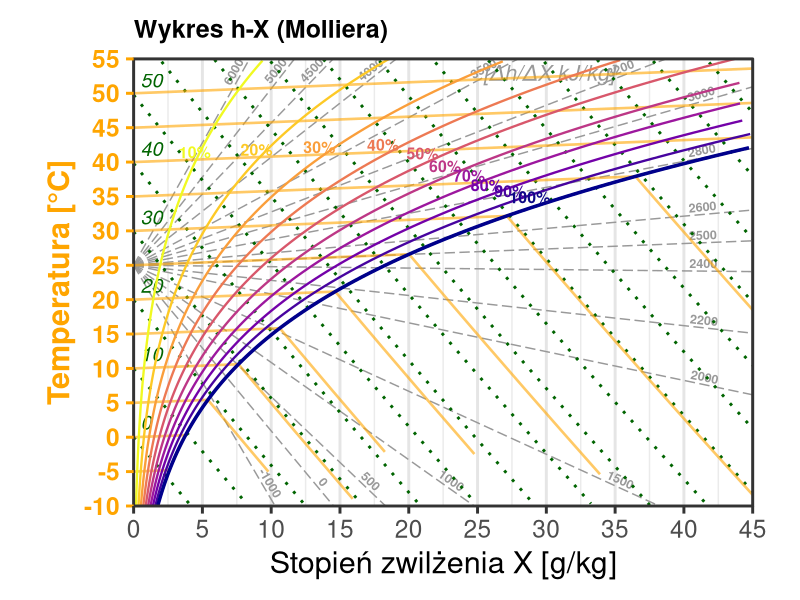
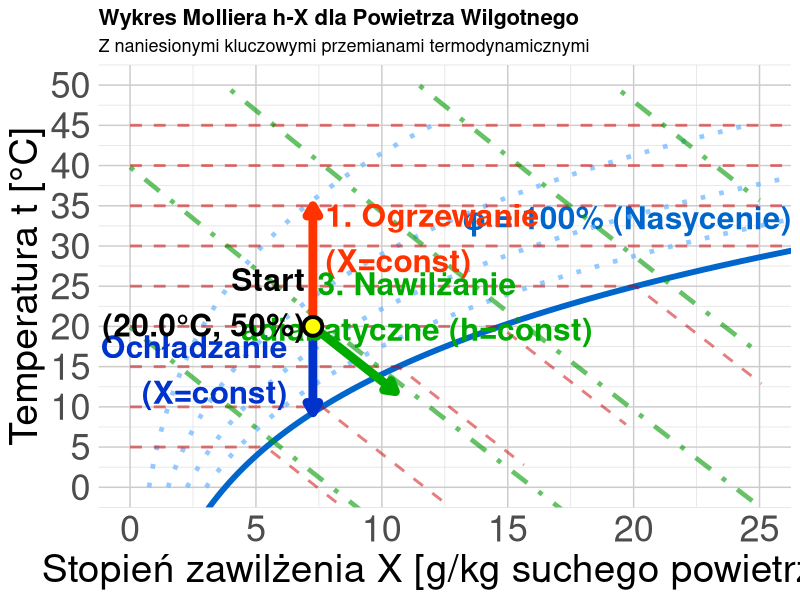
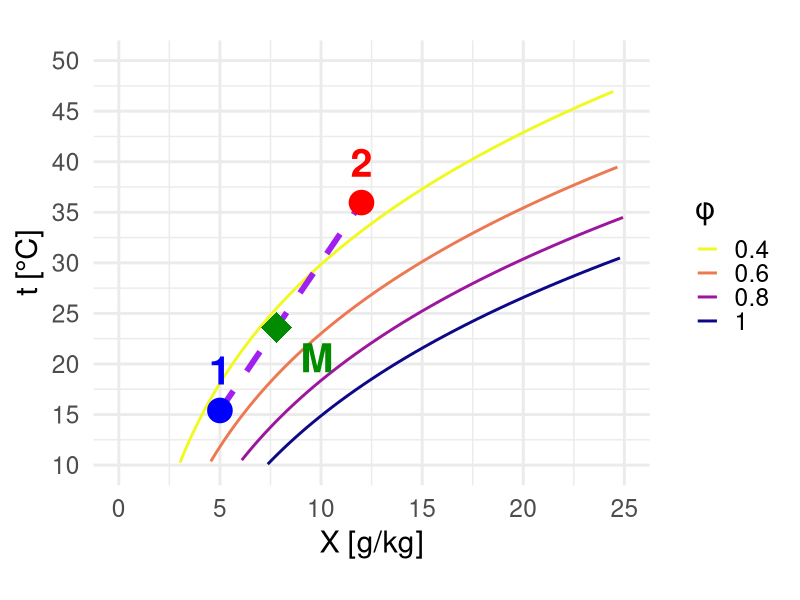
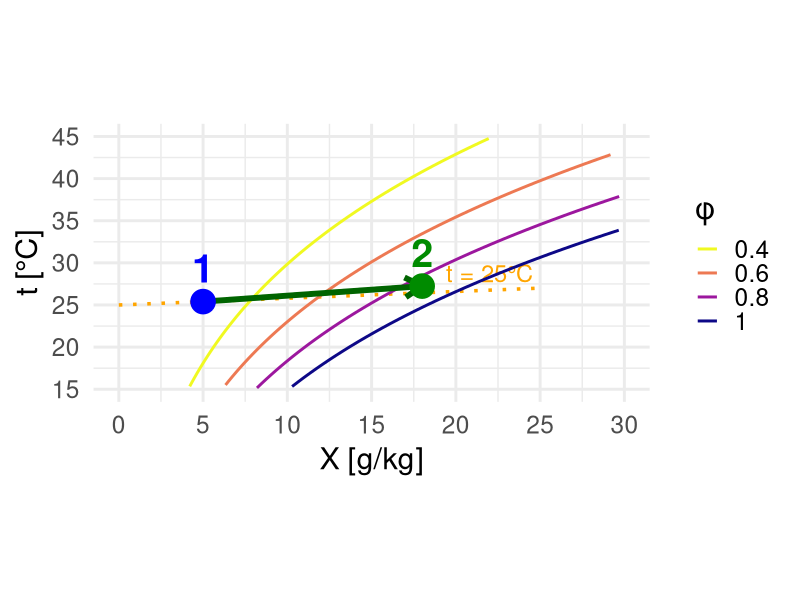
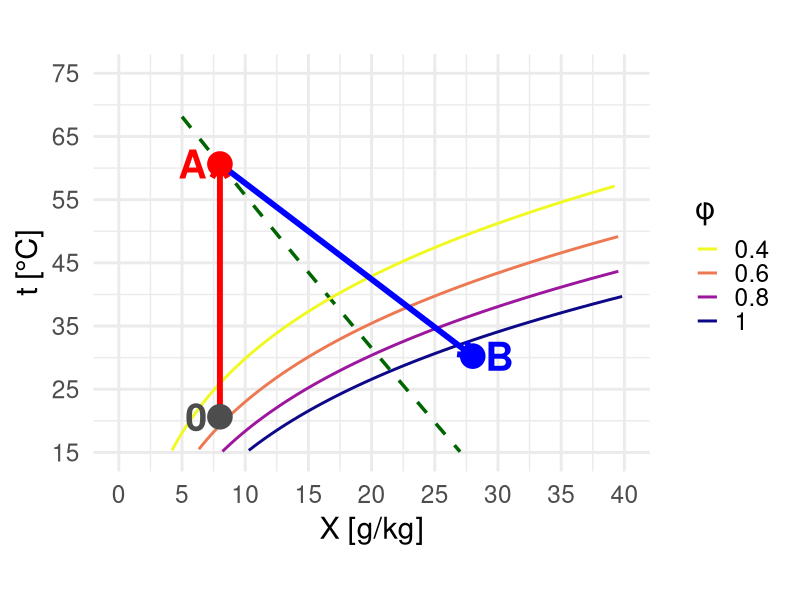
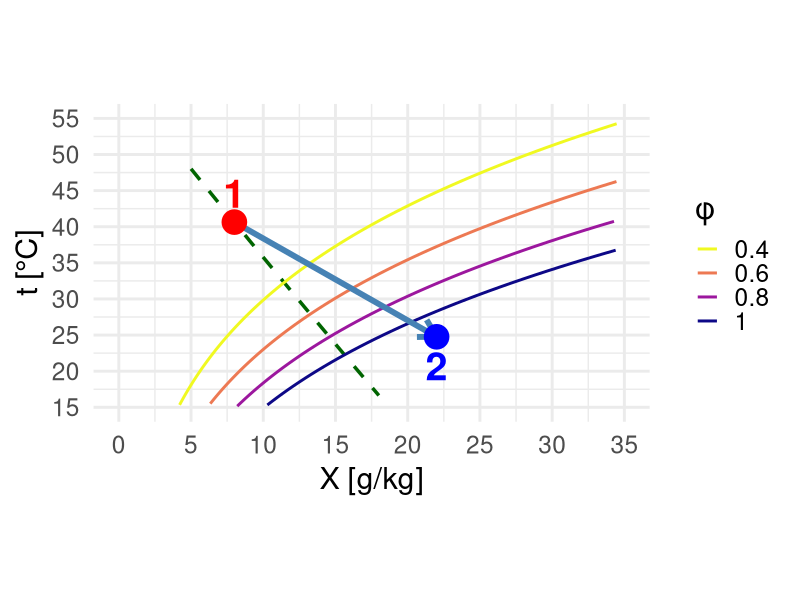

These charts were generated, in order, by the following R code:
## ---- chunk 1
#| label: ix-diagram-all
#| echo: false
#| fig-align: center
#| fig-width: 14        # Duża szerokość "źródłowa" (w calach)
#| fig-height: 8        # Duża wysokość "źródłowa"
#| out-width: "100%"    # Rozciągnij do granic kontenera

library(ggplot2)
library(dplyr)

# --- 1. KONFIGURACJA I STAŁE ---
CONSTANTS <- list(
    p_atm = 1013.25,
    cp_dry = 1.005,
    cp_vap = 1.86,
    r_0 = 2501.0
)

# --- 2. FUNKCJE FIZYCZNE ---
get_psat <- function(t) {
    6.112 * exp((17.62 * t) / (243.12 + t))
}

get_x_from_rh <- function(t, rh, p = CONSTANTS$p_atm) {
    ps <- get_psat(t)
    pv <- rh * ps
    if (any(pv >= p)) {
        return(NA)
    }
    0.622 * pv / (p - pv)
}

get_t_from_h_x <- function(h, x_kg) {
    (h - x_kg * CONSTANTS$r_0) / (CONSTANTS$cp_dry + x_kg * CONSTANTS$cp_vap)
}

# --- 3. PRZYGOTOWANIE DANYCH ---
generate_mollier_data <- function() {
    x_max_g <- 45
    t_min <- -10
    t_max <- 55 # Górna granica wykresu

    # Stała transformacji wizualnej (wznios izoterm)
    vis_slope_val <- 0.08

    # Funkcja pomocnicza do transformacji
    transform_t <- function(t, x_g) {
        t + vis_slope_val * x_g
    }

    # A. Krzywe wilgotności (RH)
    t_seq <- seq(t_min, t_max, by = 0.5)
    # Zwiększamy zakres t_seq, bo przy transformacji t maleje w dół? Nie, t rośnie.
    # Musimy uważać na zakresy

    rh_levels <- c(0.1, 0.2, 0.3, 0.4, 0.5, 0.6, 0.7, 0.8, 0.9, 1.0)

    df_rh <- expand.grid(t = t_seq, rh = rh_levels) %>%
        mutate(
            x_kg = get_x_from_rh(t, rh),
            x_g = x_kg * 1000,
            # Aplikujemy transformację wizualną do t
            t_vis = transform_t(t, x_g)
        ) %>%
        filter(!is.na(x_kg), x_g <= x_max_g) %>%
        # Nadpisujemy t, żeby ggplot używał t_vis, ale zachowujemy t_real
        mutate(t_real = t, t = t_vis) # Teraz t to t_vis

    # B. Linie Entalpii (Izentalpy)
    h_levels <- seq(0, 160, by = 10)
    x_seq_h <- seq(0, x_max_g, length.out = 200)

    df_h <- expand.grid(h_val = h_levels, x_g = x_seq_h) %>%
        mutate(
            x_kg = x_g / 1000,
            t_phys = get_t_from_h_x(h_val, x_kg),
            t = transform_t(t_phys, x_g) # t wizualne
        ) %>%
        filter(t >= t_min, t <= t_max + 10) # Szerszy zakres filtra

    # C. Przygotowanie etykiet entalpii
    h_labels <- df_h %>%
        group_by(h_val) %>%
        filter(x_g == max(x_g) | t == max(t)) %>%
        slice(1) %>%
        mutate(
            label_pos = ifelse(t >= t_max - 1, "top", "right")
        )

    # D. Izotermy (z załamaniem w punkcie nasycenia)
    t_iso_levels <- seq(-10, 55, by = 5)
    df_iso_list <- lapply(t_iso_levels, function(temp) {
        # 1. Punkt nasycenia
        x_sat_kg <- get_x_from_rh(temp, 1.0)
        # Jeśli NA (poza wykresem), to cała linia jest w obszarze pary przegrzanej lub mgły (teoretycznie)
        if (is.na(x_sat_kg)) x_sat_kg <- 100 # Duża wartość
        x_sat_g <- x_sat_kg * 1000

        # Segment 1: Przegrzana (lekko wznosząca się - cecha wykresu ukośnokątnego)
        s1_x_max <- min(x_sat_g, x_max_g)
        x_vals_s1 <- seq(0, s1_x_max, length.out = 10)

        # Tutaj t = temp + slope * x (transformacja)
        seg1 <- data.frame(
            x_g = x_vals_s1,
            t = transform_t(temp, x_vals_s1),
            group = paste0("t", temp, "_dry")
        )

        # Jeśli saturacja jest poza wykresem, zwracamy tylko segment 1
        if (x_sat_g >= x_max_g) {
            return(seg1)
        }

        # Segment 2: Mgła (spadek wzdłuż izentalpy)
        # Punkt Nasycenia (fizyczny) -> t = temp, x = x_sat_g
        # Punkt Nasycenia (wizualny) -> t_vis = temp + slope * x_sat_g
        # To jest ZAPEWNIONE przez transform_t(temp, x_vals_s1) na końcu s1.

        # Fizyczna entalpia w punkcie nasycenia
        h_sat <- CONSTANTS$cp_dry * temp + x_sat_kg * (CONSTANTS$r_0 + CONSTANTS$cp_vap * temp)

        # Zakres x we mgle
        x_fog_g <- seq(x_sat_g, x_max_g, length.out = 10)
        x_fog_kg <- x_fog_g / 1000

        # Fizyczna temperatura we mgle (dla h_vis = const)
        t_fog_phys <- (h_sat - x_fog_kg * CONSTANTS$r_0) / (CONSTANTS$cp_dry + x_fog_kg * CONSTANTS$cp_vap)

        # Wizualna temperatura we mgle (transformowana!)
        t_fog_vis <- transform_t(t_fog_phys, x_fog_g)

        seg2 <- data.frame(
            x_g = x_fog_g,
            t = t_fog_vis,
            group = paste0("t", temp, "_fog")
        )

        rbind(seg1, seg2)
    })
    df_iso <- do.call(rbind, df_iso_list)

    # E. Pęk Linii (Wykres tła - skala h_w) - "Biegun" w (0, 25 st. C)
    # Epsilon = (dh/dx) ~ cp * dt/dx + r0
    # Slope dt/dx_kg = (Epsilon - r0) / cp

    pole_x <- 0
    pole_y <- 25 # Przesunięty biegun

    # Lista wartości ze skrajnymi zakresami
    eps_values <- sort(unique(c(
        -1000, # Chłodzenie z osuszaniem
        seq(0, 1500, 500),
        seq(2000, 3200, 200),
        2500,
        seq(3500, 5000, 500),
        6000 # Czyste ogrzewanie
    )))

    fan_list <- lapply(eps_values, function(eps) {
        # Nachylenie fizyczne
        slope_phys_kg <- (eps - CONSTANTS$r_0) / CONSTANTS$cp_dry
        
        # Nachylenie wizualne (uwzględnia skrzywienie wykresu)
        # slope_vis = slope_phys + vis_slope
        # vis_slope_val jest w [deg/g], wiec *1000 aby miec [deg/kg]
        slope_vis_kg <- slope_phys_kg + vis_slope_val * 1000
        
        # Równanie linii wizualnej: y_vis = pole_y + slope_vis_kg * x_kg
        # gdzie x_kg in [0, 0.045], y_vis in [-10, 55]
        
        x1 <- 0; y1 <- 0; side <- "none"
        
        # 1. Sprawdzamy prawą ścianę (x_max)
        x_right_kg <- x_max_g / 1000
        y_at_right <- pole_y + slope_vis_kg * x_right_kg
        
        if (y_at_right <= t_max && y_at_right >= t_min) {
            # Trafia w prawą krawędź wizualną
            x1 <- x_max_g
            y1 <- y_at_right
            side <- "right"
        } else {
            # 2. Trafia w górę lub dół
            if (slope_vis_kg > 0) {
                 # Góra (y_vis = 55)
                 x_top_kg <- (t_max - pole_y) / slope_vis_kg
                 x1 <- x_top_kg * 1000
                 y1 <- t_max
                 side <- "top"
            } else {
                 # Dół (y_vis = -10)
                 x_bot_kg <- (t_min - pole_y) / slope_vis_kg
                 x1 <- x_bot_kg * 1000
                 y1 <- t_min
                 side <- "bottom"
            }
        }
        
        # Zabezpieczenie zakresów
        if (x1 > x_max_g) x1 <- x_max_g 
        if (x1 < 0) x1 <- 0
        
        # Kąt rotacji (bazujemy na wizualnym nachyleniu)
        # Vis slope na wykresie (jednostki osi: 1 st C / 1 g)
        # slope_vis_kg to [deg/kg]. slope_vis_g = slope_vis_kg / 1000
        vis_slope_plot <- slope_vis_kg / 1000
        
        # Uwzględniamy coord_fixed(ratio = 0.5)
        angle <- atan(0.5 * vis_slope_plot) * 180 / pi
        
        # Pozycjonowanie etykiety
        factor <- 0.92
        lab_x <- pole_x + (x1 - pole_x) * factor
        lab_y <- pole_y + (y1 - pole_y) * factor
        
        data.frame(x0=pole_x, y0=pole_y, x1=x1, y1=y1, eps=eps, side=side, lab_x=lab_x, lab_y=lab_y, angle=angle)
    })
    df_fan <- do.call(rbind, fan_list)

    list(rh = df_rh, h_lines = df_h, h_labels = h_labels, isotherms = df_iso, fan = df_fan)
}

data <- generate_mollier_data()

# --- 4. RYSOWANIE ---

p <- ggplot() +

    # 0. TŁO - PĘK LINII (Skala Randa) dla epsilon
    geom_segment(
        data = data$fan,
        aes(x = x0, y = y0, xend = x1, yend = y1),
        color = "gray60", size = 0.5, linetype = "longdash"
    ) +
    geom_text(
        data = data$fan,
        aes(x = lab_x, y = lab_y, label = eps, angle = angle),
        hjust = 0.5, vjust = -0.3,
        size = 3.2, color = "gray60", fontface = "bold"
    ) +
    # Opis jednostki skali Randa
    annotate("text", x = 35, y = 53, label = "[\u0394h/\u0394X kJ/kg]", color = "gray60", size = 5.5, fontface = "italic", hjust = 1) +

    # 1. LINIE ENTALPII
    geom_line(
        data = data$h_lines, aes(x = x_g, y = t, group = h_val),
        color = "darkgreen", size = 1, linetype = "dotted"
    ) +

    # Etykiety Entalpii (Inteligentne pozycjonowanie)
    geom_text(
        data = data$h_labels,
        aes(x = x_g, y = t, label = h_val, hjust = ifelse(label_pos == "top", 0.5, 0)),
        vjust = -0.5,
        nudge_x = 0.5,
        size = 5, color = "darkgreen", fontface = "italic"
    ) +

    # 2. IZOTERMY (Custom Grid)
    geom_line(
        data = data$isotherms,
        aes(x = x_g, y = t, group = group),
        color = "orange", size = 0.9, linetype = "solid", alpha = 0.6
    ) +

    # 3. KRZYWE WILGOTNOŚCI
    geom_line(
        data = data$rh, aes(x = x_g, y = t, group = rh, color = factor(rh)),
        size = 0.8
    ) +
    geom_line(
        data = data$rh %>% filter(rh == 1.0),
        aes(x = x_g, y = t), color = "darkblue", size = 1.2
    ) +

    # Etykiety RH (ZMNIEJSZONE do 4, Kolor dopasowany do linii)
    geom_text(
        data = data$rh %>% filter(t > 25) %>% group_by(rh) %>% slice(round(n() / 2)),
        aes(x = x_g, y = t, label = paste0(rh * 100, "%"), color = factor(rh)),
        size = 4, fontface = "bold", vjust = -0.4,
        show.legend = FALSE
    ) +
    # 4. STYL I KOLORY
    scale_color_viridis_d(option = "C", direction = -1) +
    scale_x_continuous(expand = c(0, 0), limits = c(0, 45), breaks = seq(0, 45, 5)) +
    scale_y_continuous(expand = c(0, 0), limits = c(-10, 55), breaks = seq(-10, 55, 5)) +
    labs(
        title = "Wykres h-X (Molliera)",
        subtitle = NULL, # Usunąłem podtytuł, by zyskać miejsce
        x = "Stopień zwilżenia X [g/kg]",
        y = "Temperatura [°C]"
    ) +
    theme_bw(base_size = 22) + # Duża czcionka bazowa

    theme(
        # Marginesy: Góra, Prawa, Dół, Lewa (Zmniejszone, bo etykiety są wewnątrz)
        plot.margin = margin(t = 0.5, r = 0.5, b = 0.5, l = 0.5, "cm"),

        # Izotermy (Custom) i Oś Y (Pomarańczowe)
        panel.grid.major.y = element_blank(), # Wyłączamy standardową siatkę Y, bo mamy własne izotermy
        panel.grid.minor.y = element_blank(),
        panel.grid.major.x = element_line(color = "gray90"),
        axis.text.y = element_text(color = "orange", face = "bold"),
        axis.title.y = element_text(color = "orange", face = "bold"),
        axis.ticks.y = element_line(color = "orange"),

        # Tytuł
        plot.title = element_text(size = 18, face = "bold"),
        legend.position = "none"
    ) +

    # Clip = "off" pozwala pisać po marginesach
    coord_fixed(ratio = 0.5, clip = "off")

print(p)
## ---- chunk 2
#| label: ix-diagram-advanced
#| echo: false
#| fig-align: center
#| fig-width: 14        # Duża szerokość "źródłowa" (w calach)
#| fig-height: 8        # Duża wysokość "źródłowa"
#| out-width: "100%"    # Rozciągnij do granic kontenera

library(ggplot2)

# ===== FUNKCJE POMOCNICZE (fizyka powietrza wilgotnego) =====

# Ciśnienie nasycenia pary wodnej (Magnus formula)
p_sat <- function(t) {
    # t w °C, wynik w kPa
    0.61121 * exp((18.678 - t / 234.5) * (t / (257.14 + t)))
}

# Stopień zawilżenia dla danej temp i wilgotności względnej
x_calc <- function(t, phi, p_atm = 101.325) {
    # phi w %, p_atm w kPa
    p_p <- (phi / 100) * p_sat(t)
    622 * p_p / (p_atm - p_p) # g/kg
}

# Entalpia właściwa [kJ/kg] (h = cp*t + x*(r0 + cpv*t))
h_calc <- function(t, x) {
    1.005 * t + (x / 1000) * (2501 + 1.86 * t)
}

# ===== GENEROWANIE SIATKI WYKRESU =====

# Krzywa nasycenia (phi = 100%)
t_range <- seq(-5, 50, 0.5)
x_sat <- sapply(t_range, function(t) x_calc(t, 100))
df_sat <- data.frame(t = t_range, x = x_sat)
df_sat <- df_sat[df_sat$x < 30, ]

# Linie stałej wilgotności względnej (phi = const)
phi_levels <- c(20, 40, 60, 80)
df_phi <- do.call(rbind, lapply(phi_levels, function(phi) {
    t_vals <- seq(0, 45, 1)
    x_vals <- sapply(t_vals, function(t) x_calc(t, phi))
    data.frame(t = t_vals, x = x_vals, phi = phi)
}))
df_phi <- df_phi[df_phi$x < 30 & df_phi$x > 0, ]

# Izotermy (t = const) - z załamaniem na linii saturacji
temp_levels <- seq(5, 45, 5)
df_iso_t <- do.call(rbind, lapply(temp_levels, function(temp) {
    # Punkt saturacji dla danej temperatury
    x_sat <- x_calc(temp, 100)

    # Segment 1: Obszar pary przegrzanej (poziomy, od x=0 do x_sat)
    segment1 <- data.frame(
        t = temp,
        x = seq(0, x_sat, length.out = 30),
        temp_label = temp,
        segment = "przegrzana"
    )

    # Segment 2: Obszar mgły (izotermy równoległe do izentalp)
    # W obszarze mgły na wykresie h-X izotermy biegną niemal równolegle do izentalp.
    # Obliczamy "entalpię nasycenia" w punkcie załamania, używając tych samych współczynników co przy rysowaniu izentalp.
    h_sat_approx <- 1.005 * temp + x_sat * (2.5 + 0.00186 * temp)

    x_max_fog <- min(x_sat + 5, 30) # Zasięg we mgle
    x_fog <- seq(x_sat, x_max_fog, length.out = 20)

    # Wyznaczamy przebieg temperatury dla stałej entalpii (pseudo-izoterma we mgle)
    t_fog <- (h_sat_approx - 2.5 * x_fog) / (1.005 + 0.00186 * x_fog)

    segment2 <- data.frame(
        t = t_fog,
        x = x_fog,
        temp_label = temp,
        segment = "mgla"
    )

    rbind(segment1, segment2)
}))

# Izentalpy (h = const)
h_levels <- seq(20, 100, 20)
df_isenth <- do.call(rbind, lapply(h_levels, function(h_val) {
    # Dla danej entalpii h, mamy: t = (h - 2.5*x) / (1 + 0.00186*x) (przybliżenie)
    x_vals <- seq(0, 25, 0.5)
    t_vals <- (h_val - 2.5 * x_vals) / (1.005 + 0.00186 * x_vals)
    df_temp <- data.frame(t = t_vals, x = x_vals, h = h_val)
    # Ogranicz do obszaru fizycznego
    df_temp <- df_temp[df_temp$t >= -10 & df_temp$t <= 50 & df_temp$x >= 0 & df_temp$x <= 25, ]
    df_temp
}))

# ===== PRZEMIANY CHARAKTERYSTYCZNE =====

# Punkt początkowy: t0=20°C, phi0=50%
t0 <- 20
phi0 <- 50
x0 <- x_calc(t0, phi0)
h0 <- h_calc(t0, x0)

# 1. OGRZEWANIE (X=const, w górę)
t1_heat <- 35 # Ogrzanie do 35°C
x1_heat <- x0 # X stałe!
h1_heat <- h_calc(t1_heat, x1_heat)
heating <- data.frame(
    t = seq(t0, t1_heat, length.out = 20),
    x = x0
)

# 2. OCHŁADZANIE (X=const, w dół do punktu rosy)
# Punkt rosy: temp przy której phi=100% dla danego X
t_dew <- uniroot(function(t) x_calc(t, 100) - x0, interval = c(-10, t0))$root
cooling <- data.frame(
    t = seq(t0, t_dew, length.out = 20),
    x = x0
)

# 3. NAWILŻANIE ADIABATYCZNE (h=const, ukośnie w dół-prawo)
# Dla h=const: nawilżamy wodą, temp spada, x rośnie
x_humid_max <- min(x0 + 6, x_calc(15, 99)) # Kończymy przy niższej temp
df_humid_temp <- data.frame(x = seq(x0, x_humid_max, length.out = 30))
df_humid_temp$t <- (h0 - 2.5 * df_humid_temp$x) / (1.005 + 0.00186 * df_humid_temp$x)
humidification <- df_humid_temp[df_humid_temp$t >= 10, ]

# ===== WYKRES =====
ggplot() +
    # Krzywa nasycenia
    geom_line(data = df_sat, aes(x = x, y = t), color = "#0066cc", linewidth = 2) +
    annotate("text",
        x = max(df_sat$x) - 10, y = max(df_sat$t) + 2,
        label = "φ = 100% (Nasycenie)", color = "#0066cc", fontface = "bold", size = 8
    ) +

    # Linie stałej wilgotności względnej
    geom_line(
        data = df_phi, aes(x = x, y = t, group = phi),
        color = "#66b3ff", linetype = "dotted", linewidth = 1.6, alpha = 0.7
    ) +

    # Izotermy
    geom_line(
        data = df_iso_t, aes(x = x, y = t, group = temp_label),
        color = "#cc0000", linetype = "dashed", linewidth = 1.0, alpha = 0.5
    ) +

    # Izentalpy
    geom_line(
        data = df_isenth, aes(x = x, y = t, group = h),
        color = "#009900", linetype = "dotdash", linewidth = 1.6, alpha = 0.6
    ) +

    # === PRZEMIANY ===

    # Ogrzewanie (czerwona strzałka w górę)
    geom_path(
        data = heating, aes(x = x, y = t),
        color = "#ff3300", linewidth = 3, arrow = arrow(length = unit(0.3, "cm"), type = "closed")
    ) +
    annotate("text",
        x = x0 + .5, y = (t0 + t1_heat * 1.2) / 2,
        label = "1. Ogrzewanie\n(X=const)", color = "#ff3300", fontface = "bold", size = 8, hjust = 0
    ) +

    # Ochładzanie (niebieska strzałka w dół)
    geom_path(
        data = cooling, aes(x = x, y = t),
        color = "#0033cc", linewidth = 3, arrow = arrow(length = unit(0.3, "cm"), type = "closed")
    ) +
    annotate("text",
        x = x0 - 1, y = (t0 + t_dew) / 2,
        label = "2. Ochładzanie\n(X=const)", color = "#0033cc", fontface = "bold", size = 8, hjust = 1
    ) +

    # Nawilżanie adiabatyczne (zielona strzałka ukośna)
    geom_path(
        data = humidification, aes(x = x, y = t),
        color = "#00aa00", linewidth = 3, arrow = arrow(length = unit(0.3, "cm"), type = "closed")
    ) +
    annotate("text",
        x = (x0 + x_humid_max + 1) / 2 + 2, y = humidification$t[10] + 5,
        label = "3. Nawilżanie\nadiabatyczne (h=const)", color = "#00aa00", fontface = "bold", size = 8
    ) +

    # Punkt początkowy
    geom_point(aes(x = x0, y = t0), size = 5, color = "black", shape = 21, fill = "yellow", stroke = 2) +
    annotate("text",
        x = x0 - .3, y = t0 + 3, label = sprintf("Start\n(%.1f°C, %.0f%%)", t0, phi0),
        fontface = "bold", size = 8, hjust = 1
    ) +

    # Opisy
    labs(
        title = "Wykres Molliera h-X dla Powietrza Wilgotnego",
        subtitle = "Z naniesionymi kluczowymi przemianami termodynamicznymi",
        x = "Stopień zawilżenia X [g/kg suchego powietrza]",
        y = "Temperatura t [°C]"
    ) +
    theme_minimal(base_size = 13) +
    theme(
        plot.title = element_text(face = "bold", size = 16),
        axis.text = element_text(size = 26), # 2x większe etykiety osi (było 13)
        axis.title = element_text(size = 28), # 2x większe tytuły osi
        panel.grid.minor = element_line(color = "gray90", linewidth = 0.3),
        panel.grid.major = element_line(color = "gray80", linewidth = 0.5)
    ) +
    coord_cartesian(xlim = c(0, 25), ylim = c(0, 50)) +
    scale_x_continuous(breaks = seq(0, 25, 5)) +
    scale_y_continuous(breaks = seq(0, 50, 5))
## ---- chunk 3
#| label: mix-two-streams
#| echo: false
#| fig-width: 9
#| fig-height: 7
#| fig-align: center

# Stałe i funkcje
vis_slope <- 0.08
transform_vis <- function(t, x) t + vis_slope * x

# Punkty stanu
p1 <- list(x = 5, t = 15)
p2 <- list(x = 12, t = 35)
r <- 0.6
pM <- list(x = r*p1$x + (1-r)*p2$x, t = r*p1$t + (1-r)*p2$t)

p1v <- list(x = p1$x, t = transform_vis(p1$t, p1$x))
p2v <- list(x = p2$x, t = transform_vis(p2$t, p2$x))
pMv <- list(x = pM$x, t = transform_vis(pM$t, pM$x))

# Krzywe RH
rh_levels <- c(0.4, 0.6, 0.8, 1.0)
t_seq <- seq(5, 45, by = 0.5)
df_rh <- do.call(rbind, lapply(rh_levels, function(rh) {
    x_kg <- sapply(t_seq, function(t) get_x_from_rh(t, rh))
    data.frame(t = t_seq, x_g = x_kg * 1000, rh = rh) %>% 
        filter(!is.na(x_g), x_g <= 25) %>%
        mutate(t_vis = transform_vis(t, x_g))
}))

ggplot() +
    # Krzywe RH
    geom_line(data = df_rh, aes(x = x_g, y = t_vis, group = rh, color = factor(rh)), size = 1) +
    scale_color_viridis_d(option = "C", direction = -1, name = "φ") +
    # Linia mieszania
    geom_segment(aes(x = p1v$x, y = p1v$t, xend = p2v$x, yend = p2v$t),
                 color = "purple", size = 2, linetype = "dashed") +
    # Punkty
    geom_point(aes(x = p1v$x, y = p1v$t), color = "blue", size = 8) +
    geom_point(aes(x = p2v$x, y = p2v$t), color = "red", size = 8) +
    geom_point(aes(x = pMv$x, y = pMv$t), color = "green4", size = 10, shape = 18) +
    # Etykiety
    annotate("text", x = p1v$x, y = p1v$t + 4, label = "1", color = "blue", size = 10, fontface = "bold") +
    annotate("text", x = p2v$x, y = p2v$t + 4, label = "2", color = "red", size = 10, fontface = "bold") +
    annotate("text", x = pMv$x + 2, y = pMv$t - 3, label = "M", color = "green4", size = 10, fontface = "bold") +
    # Osie
    scale_x_continuous(limits = c(0, 25), breaks = seq(0, 25, 5)) +
    scale_y_continuous(limits = c(10, 50), breaks = seq(10, 50, 5)) +
    labs(x = "X [g/kg]", y = "t [°C]") +
    theme_minimal(base_size = 22) +
    theme(legend.position = "right") +
    coord_fixed(ratio = 0.5)
## ---- chunk 4
#| label: steam-humidification
#| echo: false
#| fig-width: 9
#| fig-height: 7
#| fig-align: center

# Stan początkowy i końcowy
p1 <- list(x = 5, t = 25)
p2 <- list(x = 18, t = 25.8)

p1v <- list(x = p1$x, t = transform_vis(p1$t, p1$x))
p2v <- list(x = p2$x, t = transform_vis(p2$t, p2$x))

# Krzywe RH
rh_levels <- c(0.4, 0.6, 0.8, 1.0)
t_seq <- seq(10, 45, by = 0.5)
df_rh <- do.call(rbind, lapply(rh_levels, function(rh) {
    x_kg <- sapply(t_seq, function(t) get_x_from_rh(t, rh))
    data.frame(t = t_seq, x_g = x_kg * 1000, rh = rh) %>% 
        filter(!is.na(x_g), x_g <= 30) %>%
        mutate(t_vis = transform_vis(t, x_g))
}))

# Izoterma t=25
iso_t <- 25
iso_x <- seq(0, 25, by = 1)
df_iso <- data.frame(x_g = iso_x, t_vis = transform_vis(iso_t, iso_x))

ggplot() +
    # Izoterma
    geom_line(data = df_iso, aes(x = x_g, y = t_vis), color = "orange", size = 1.2, linetype = "dotted") +
    annotate("text", x = 22, y = transform_vis(iso_t, 22) + 2, label = "t = 25°C", color = "orange", size = 6) +
    # Krzywe RH
    geom_line(data = df_rh, aes(x = x_g, y = t_vis, group = rh, color = factor(rh)), size = 1) +
    scale_color_viridis_d(option = "C", direction = -1, name = "φ") +
    # Strzałka przemiany
    geom_segment(aes(x = p1v$x, y = p1v$t, xend = p2v$x, yend = p2v$t),
                 arrow = arrow(length = unit(0.5, "cm")),
                 color = "darkgreen", size = 2) +
    # Punkty
    geom_point(aes(x = p1v$x, y = p1v$t), color = "blue", size = 8) +
    geom_point(aes(x = p2v$x, y = p2v$t), color = "green4", size = 8) +
    # Etykiety
    annotate("text", x = p1v$x, y = p1v$t + 4, label = "1", color = "blue", size = 10, fontface = "bold") +
    annotate("text", x = p2v$x, y = p2v$t + 4, label = "2", color = "green4", size = 10, fontface = "bold") +
    # Osie
    scale_x_continuous(limits = c(0, 30), breaks = seq(0, 30, 5)) +
    scale_y_continuous(limits = c(15, 45), breaks = seq(15, 45, 5)) +
    labs(x = "X [g/kg]", y = "t [°C]") +
    theme_minimal(base_size = 22) +
    theme(legend.position = "right") +
    coord_fixed(ratio = 0.5)
## ---- chunk 5
#| label: drying-cycle
#| echo: false
#| fig-width: 9
#| fig-height: 7
#| fig-align: center

# Stany
p0 <- list(x = 8, t = 20)
pA <- list(x = 8, t = 60)
pB <- list(x = 28, t = 28)

p0v <- list(x = p0$x, t = transform_vis(p0$t, p0$x))
pAv <- list(x = pA$x, t = transform_vis(pA$t, pA$x))
pBv <- list(x = pB$x, t = transform_vis(pB$t, pB$x))

# Krzywe RH
rh_levels <- c(0.4, 0.6, 0.8, 1.0)
t_seq <- seq(10, 70, by = 0.5)
df_rh <- do.call(rbind, lapply(rh_levels, function(rh) {
    x_kg <- sapply(t_seq, function(t) get_x_from_rh(t, rh))
    data.frame(t = t_seq, x_g = x_kg * 1000, rh = rh) %>% 
        filter(!is.na(x_g), x_g <= 40) %>%
        mutate(t_vis = transform_vis(t, x_g))
}))

# Izentalpa przez punkt A (h = const)
h_A <- CONSTANTS$cp_dry * pA$t + (pA$x/1000) * (CONSTANTS$r_0 + CONSTANTS$cp_vap * pA$t)
iso_x <- seq(5, 35, by = 1)
iso_t_phys <- (h_A - (iso_x/1000) * CONSTANTS$r_0) / (CONSTANTS$cp_dry + (iso_x/1000) * CONSTANTS$cp_vap)
df_isoH <- data.frame(x_g = iso_x, t_vis = transform_vis(iso_t_phys, iso_x))

ggplot() +
    # Izentalpa
    geom_line(data = df_isoH, aes(x = x_g, y = t_vis), color = "darkgreen", size = 1.2, linetype = "dashed") +
    annotate("text", x = 32, y = df_isoH$t_vis[nrow(df_isoH)] + 2, label = "h = const", color = "darkgreen", size = 6) +
    # Krzywe RH
    geom_line(data = df_rh, aes(x = x_g, y = t_vis, group = rh, color = factor(rh)), size = 1) +
    scale_color_viridis_d(option = "C", direction = -1, name = "φ") +
    # Etap A
    geom_segment(aes(x = p0v$x, y = p0v$t, xend = pAv$x, yend = pAv$t),
                 arrow = arrow(length = unit(0.4, "cm")), color = "red", size = 2) +
    # Etap B
    geom_segment(aes(x = pAv$x, y = pAv$t, xend = pBv$x, yend = pBv$t),
                 arrow = arrow(length = unit(0.4, "cm")), color = "blue", size = 2) +
    # Punkty
    geom_point(aes(x = p0v$x, y = p0v$t), color = "gray30", size = 8) +
    geom_point(aes(x = pAv$x, y = pAv$t), color = "red", size = 8) +
    geom_point(aes(x = pBv$x, y = pBv$t), color = "blue", size = 8) +
    # Etykiety
    annotate("text", x = p0v$x - 1, y = p0v$t, label = "0", color = "gray30", size = 10, fontface = "bold", hjust = 1) +
    annotate("text", x = pAv$x - 1, y = pAv$t, label = "A", color = "red", size = 10, fontface = "bold", hjust = 1) +
    annotate("text", x = pBv$x + 1, y = pBv$t, label = "B", color = "blue", size = 10, fontface = "bold", hjust = 0) +
    # Osie
    scale_x_continuous(limits = c(0, 40), breaks = seq(0, 40, 5)) +
    scale_y_continuous(limits = c(15, 75), breaks = seq(15, 75, 10)) +
    labs(x = "X [g/kg]", y = "t [°C]") +
    theme_minimal(base_size = 22) +
    theme(legend.position = "right") +
    coord_fixed(ratio = 0.5)
## ---- chunk 6
#| label: adiabatic-humidification
#| echo: false
#| fig-width: 9
#| fig-height: 7
#| fig-align: center

# Stany
p1 <- list(x = 8, t = 40)
p2 <- list(x = 22, t = 23)

p1v <- list(x = p1$x, t = transform_vis(p1$t, p1$x))
p2v <- list(x = p2$x, t = transform_vis(p2$t, p2$x))

# Krzywe RH
rh_levels <- c(0.4, 0.6, 0.8, 1.0)
t_seq <- seq(10, 55, by = 0.5)
df_rh <- do.call(rbind, lapply(rh_levels, function(rh) {
    x_kg <- sapply(t_seq, function(t) get_x_from_rh(t, rh))
    data.frame(t = t_seq, x_g = x_kg * 1000, rh = rh) %>% 
        filter(!is.na(x_g), x_g <= 35) %>%
        mutate(t_vis = transform_vis(t, x_g))
}))

# Izentalpa przez punkt 1
h_1 <- CONSTANTS$cp_dry * p1$t + (p1$x/1000) * (CONSTANTS$r_0 + CONSTANTS$cp_vap * p1$t)
iso_x <- seq(5, 30, by = 1)
iso_t_phys <- (h_1 - (iso_x/1000) * CONSTANTS$r_0) / (CONSTANTS$cp_dry + (iso_x/1000) * CONSTANTS$cp_vap)
df_isoH <- data.frame(x_g = iso_x, t_vis = transform_vis(iso_t_phys, iso_x))

ggplot() +
    # Izentalpa
    geom_line(data = df_isoH, aes(x = x_g, y = t_vis), color = "darkgreen", size = 1.2, linetype = "dashed") +
    annotate("text", x = 27, y = df_isoH$t_vis[nrow(df_isoH)] + 2, label = "h = const", color = "darkgreen", size = 6) +
    # Krzywe RH
    geom_line(data = df_rh, aes(x = x_g, y = t_vis, group = rh, color = factor(rh)), size = 1) +
    scale_color_viridis_d(option = "C", direction = -1, name = "φ") +
    # Strzałka przemiany
    geom_segment(aes(x = p1v$x, y = p1v$t, xend = p2v$x, yend = p2v$t),
                 arrow = arrow(length = unit(0.5, "cm")),
                 color = "steelblue", size = 2) +
    # Punkty
    geom_point(aes(x = p1v$x, y = p1v$t), color = "red", size = 8) +
    geom_point(aes(x = p2v$x, y = p2v$t), color = "blue", size = 8) +
    # Etykiety
    annotate("text", x = p1v$x, y = p1v$t + 4, label = "1", color = "red", size = 10, fontface = "bold") +
    annotate("text", x = p2v$x, y = p2v$t - 4, label = "2", color = "blue", size = 10, fontface = "bold") +
    # Osie
    scale_x_continuous(limits = c(0, 35), breaks = seq(0, 35, 5)) +
    scale_y_continuous(limits = c(15, 55), breaks = seq(15, 55, 5)) +
    labs(x = "X [g/kg]", y = "t [°C]") +
    theme_minimal(base_size = 22) +
    theme(legend.position = "right") +
    coord_fixed(ratio = 0.5)
